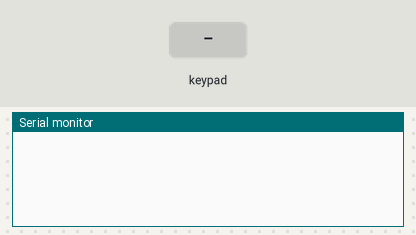
The sketch below on a simulated Arduino Uno, built with avr-gcc and run on an emulated ATmega328P. Parts: the last lines printed to the serial monitor. Inputs (shaded band) come from the test bench.

Above: at 1.2 s.
1.3 s: key '0' pressed
At 2.5 s:
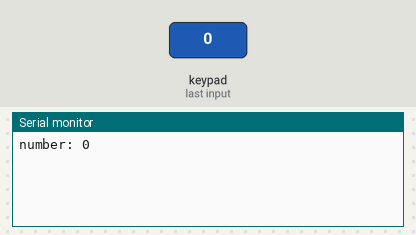
2.8 s: keypad keys 1 1 1 0 9 8 pressed 0.4 s apart
At 5.2 s:
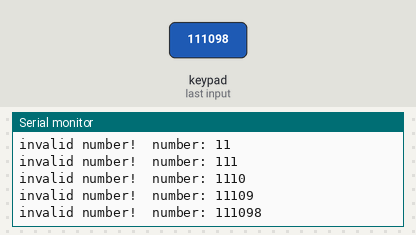
6.7 s: key 'A' pressed
At 7.6 s:
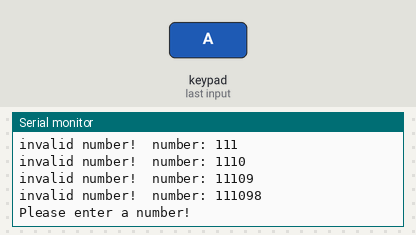
8.2 s: key 'C' pressed
At 9.1 s:
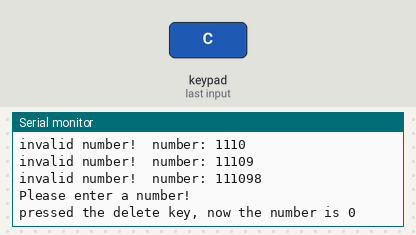
9.7 s: keypad keys 1 3 9 7 2 2 pressed 0.4 s apart
At 12.6 s:
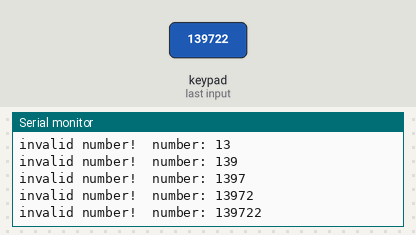
Timing chart, 0 to 14.1 s (numbered marks = the images above; inputs shaded):
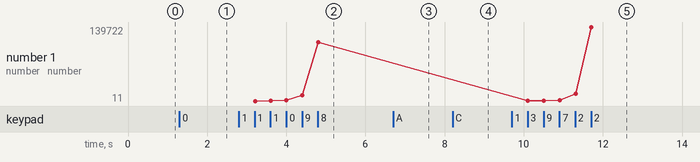

Measured:
- after the input at 1.3 s, the serial monitor: prints a new line at once (image 1)
- after the input at 2.8 s, the serial monitor: prints a new line at once (image 2)
- after the input at 6.7 s, the serial monitor: prints a new line at once (image 3)
- after the input at 8.2 s, the serial monitor: prints a new line at once (image 4)
- after the input at 9.7 s, the serial monitor: prints a new line at once (image 5)
- plotted number 1: 111098 → 139722 after the input at 9.7 s

The sketch:

sketch_pt3_showNum.ino
```cpp
#include <Keypad.h>

const byte ROWS = 4; //four rows
const byte COLS = 4; //four columns
char keys[ROWS][COLS] = {
  {'0','1','2','3'},
  {'4','5','6','7'},
  {'8','9','A','B'},
  {'C','D','E','F'}
};
byte rowPins[ROWS] = {A3, A2, 13, 12}; //connect to the row pinouts of the keypad
byte colPins[COLS] = {11, 10, 9, 8}; //connect to the column pinouts of the keypad
long number = 0;

Keypad keypad = Keypad( makeKeymap(keys), rowPins, colPins, ROWS, COLS );

void setup(){
  Serial.begin(9600);
}

void loop(){
  char key = keypad.getKey();

  if (key != NO_KEY){
    String s1 = "0123456789";
    if (s1.indexOf(key)!=-1){
      int keyNumber = String(key).toInt();
      number = number*10;
      number = number + keyNumber;
      if(number>=10){
        Serial.println(String("invalid number!  number: ")+String(number));
      }else{
        Serial.println(String("number: "+String(number)));
      }
    }
    else if(key=='C'){//the C is the delete key
      number = 0;
      Serial.println("pressed the delete key, now the number is 0");
    }
    else{
      Serial.println("Please enter a number!");
      number = 0;//set to default
    }
  }
}
```
